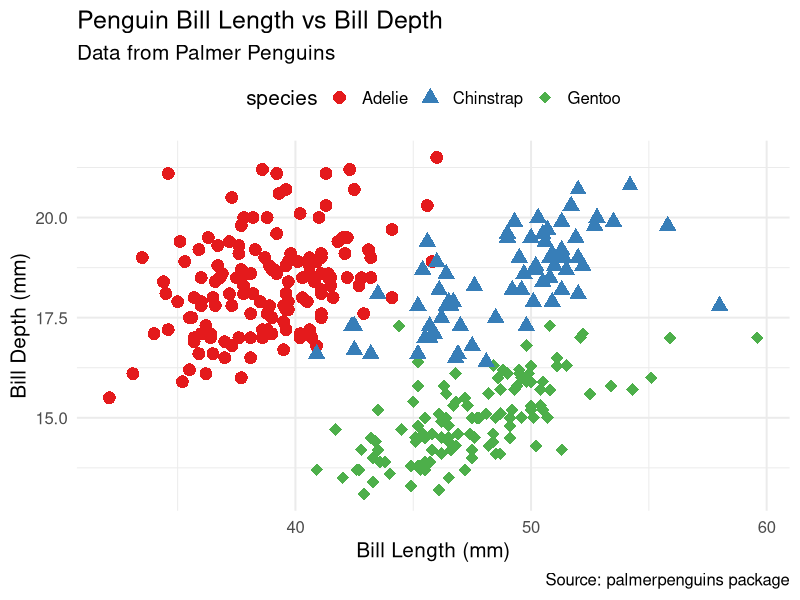

The R source for this figure:
## ---- chunk 1
suppressPackageStartupMessages(library(tidyverse))
suppressMessages(library(palmerpenguins))
## ---- chunk 2
# Create a scatter plot, removing NA values
penguins %>%
  drop_na() %>%  # Remove rows with missing values
  ggplot(aes(x = bill_length_mm, y = bill_depth_mm, color = species, shape = species)) +
  geom_point(size = 4) +
  labs(title = "Penguin Bill Length vs Bill Depth",
       subtitle = "Data from Palmer Penguins",
       x = "Bill Length (mm)",
       y = "Bill Depth (mm)",
       caption = "Source: palmerpenguins package") +
  theme_minimal(base_size = 15) +
  theme(legend.position = "top") +
  scale_color_brewer(palette = "Set1") +
  scale_shape_manual(values = c(16, 17, 18))

